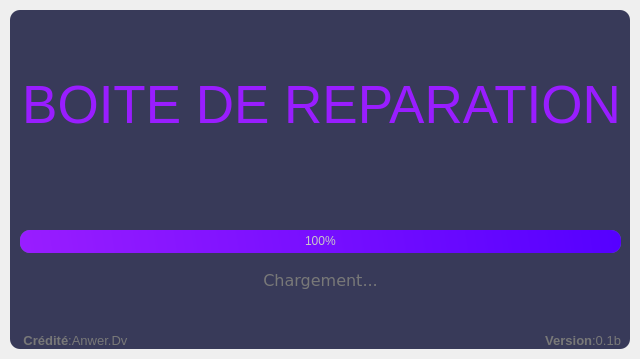
<?xml version="1.0" encoding="UTF-8"?>
<ui version="4.0">
 <class>MainWindow</class>
 <widget class="QMainWindow" name="MainWindow">
  <property name="geometry">
   <rect>
    <x>0</x>
    <y>0</y>
    <width>640</width>
    <height>359</height>
   </rect>
  </property>
  <property name="windowTitle">
   <string>Boîte de réparation</string>
  </property>
  <property name="windowIcon">
   <iconset resource="../qrc_sources/source.qrc">
    <normaloff>:/mainIcon/icons/movil_05.jpg</normaloff>:/mainIcon/icons/movil_05.jpg</iconset>
  </property>
  <widget class="QWidget" name="centralwidget">
   <layout class="QVBoxLayout" name="verticalLayout">
    <property name="spacing">
     <number>0</number>
    </property>
    <property name="leftMargin">
     <number>10</number>
    </property>
    <property name="topMargin">
     <number>10</number>
    </property>
    <property name="rightMargin">
     <number>10</number>
    </property>
    <property name="bottomMargin">
     <number>10</number>
    </property>
    <item>
     <widget class="QFrame" name="dropShadwoFrame">
      <property name="styleSheet">
       <string notr="true">QFrame {
		
	background-color:rgb(56,58,89);
	color:rgb(220,220,220);
	border-radius: 10px;

	
}</string>
      </property>
      <property name="frameShape">
       <enum>QFrame::StyledPanel</enum>
      </property>
      <property name="frameShadow">
       <enum>QFrame::Raised</enum>
      </property>
      <widget class="QLabel" name="title_label">
       <property name="geometry">
        <rect>
         <x>6</x>
         <y>60</y>
         <width>611</width>
         <height>71</height>
        </rect>
       </property>
       <property name="font">
        <font>
         <family>Segoe UI</family>
         <pointsize>40</pointsize>
        </font>
       </property>
       <property name="styleSheet">
        <string notr="true">color: rgb(153, 29, 255);</string>
       </property>
       <property name="text">
        <string>&lt;html&gt;&lt;head/&gt;&lt;body&gt;&lt;p&gt;BOITE DE REPARATION&lt;/p&gt;&lt;/body&gt;&lt;/html&gt;</string>
       </property>
       <property name="alignment">
        <set>Qt::AlignCenter</set>
       </property>
      </widget>
      <widget class="QProgressBar" name="progressBar">
       <property name="geometry">
        <rect>
         <x>10</x>
         <y>220</y>
         <width>601</width>
         <height>23</height>
        </rect>
       </property>
       <property name="styleSheet">
        <string notr="true">QProgressBar {
	
	background-color:rgb(98,114,164);
	color:rgb(200,200,200);
	border-style: none;
	border-radius:10px;
	text-align:center;
	

}
QProgressBar::chunk {
	border-radius:10px;	
	background-color: qlineargradient(spread:pad, x1:0, y1:0.54, x2:1, y2:0.534, stop:0 rgba(153, 29, 255, 255), stop:1 rgba(85, 0, 255, 255));
}</string>
       </property>
       <property name="value">
        <number>100</number>
       </property>
      </widget>
      <widget class="QLabel" name="loading_label">
       <property name="geometry">
        <rect>
         <x>0</x>
         <y>260</y>
         <width>621</width>
         <height>21</height>
        </rect>
       </property>
       <property name="font">
        <font>
         <family>Segoe UI</family>
         <pointsize>12</pointsize>
        </font>
       </property>
       <property name="styleSheet">
        <string notr="true">color: rgb(120, 120, 120);</string>
       </property>
       <property name="text">
        <string>&lt;html&gt;&lt;head/&gt;&lt;body&gt;&lt;pre style=&quot; margin-top:12px; margin-bottom:12px; margin-left:0px; margin-right:0px; -qt-block-indent:0; text-indent:0px;&quot;&gt;&lt;span style=&quot; font-family:'Courier New'; font-size:12pt;&quot;&gt;Chargement...&lt;/span&gt;&lt;/pre&gt;&lt;/body&gt;&lt;/html&gt;</string>
       </property>
       <property name="alignment">
        <set>Qt::AlignCenter</set>
       </property>
      </widget>
      <widget class="QLabel" name="Credite">
       <property name="geometry">
        <rect>
         <x>10</x>
         <y>320</y>
         <width>111</width>
         <height>21</height>
        </rect>
       </property>
       <property name="font">
        <font>
         <family>Segoe UI</family>
         <pointsize>10</pointsize>
        </font>
       </property>
       <property name="styleSheet">
        <string notr="true">color: rgb(120, 120, 120);</string>
       </property>
       <property name="text">
        <string>&lt;strong&gt;Crédité&lt;/strong&gt;:Anwer.Dv
</string>
       </property>
       <property name="alignment">
        <set>Qt::AlignRight|Qt::AlignTrailing|Qt::AlignVCenter</set>
       </property>
      </widget>
      <widget class="QLabel" name="version">
       <property name="geometry">
        <rect>
         <x>520</x>
         <y>320</y>
         <width>91</width>
         <height>21</height>
        </rect>
       </property>
       <property name="font">
        <font>
         <family>Segoe UI</family>
         <pointsize>10</pointsize>
        </font>
       </property>
       <property name="styleSheet">
        <string notr="true">color: rgb(120, 120, 120);</string>
       </property>
       <property name="text">
        <string>&lt;strong&gt;Version&lt;/strong&gt;:0.1b</string>
       </property>
       <property name="alignment">
        <set>Qt::AlignRight|Qt::AlignTrailing|Qt::AlignVCenter</set>
       </property>
      </widget>
     </widget>
    </item>
   </layout>
  </widget>
 </widget>
 <resources>
  <include location="../qrc_sources/source.qrc"/>
 </resources>
 <connections/>
</ui>
